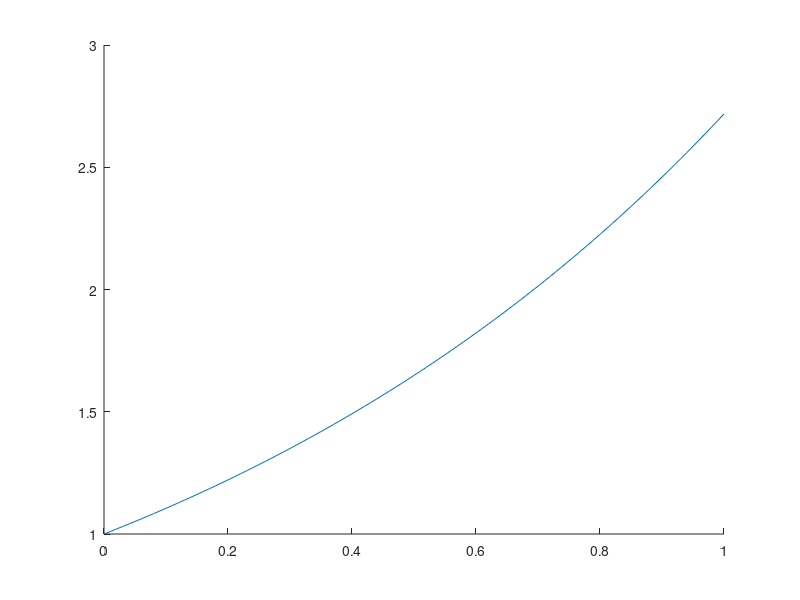

This figure's MATLAB source: (Note: this script raises an error after producing the figure.)
clear all; 
close all; 
hold on; 

x1 = 0:.01:1;

% Plot exponential function on [0, 1] 
exponential = exp(x1);
plot(x1, exponential); 

% % Plot hubbard function on [0, 1] at different time intervals. 
fplot(@(x) hubbard(x, 0.0), [0, 1]); 
fplot(@(x) hubbard(x, .25), [0, 1]); 
fplot(@(x) hubbard(x, .50), [0, 1]); 
